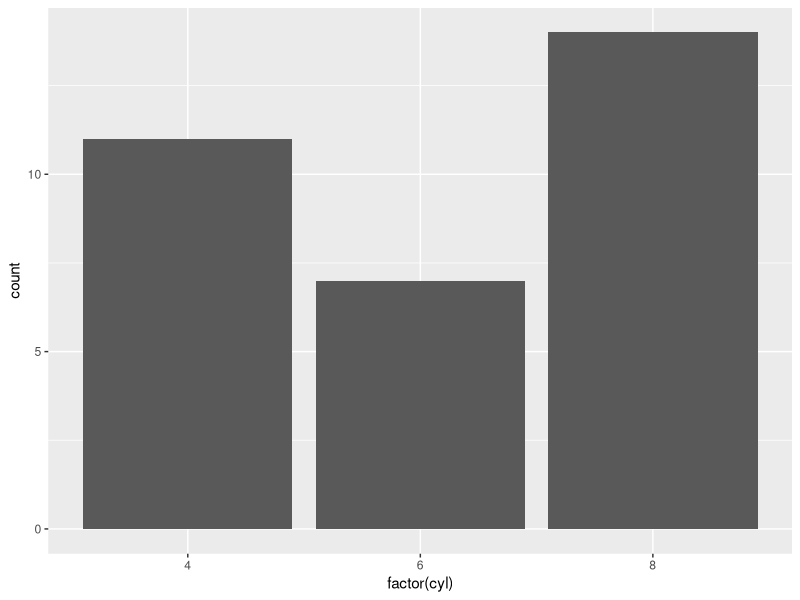
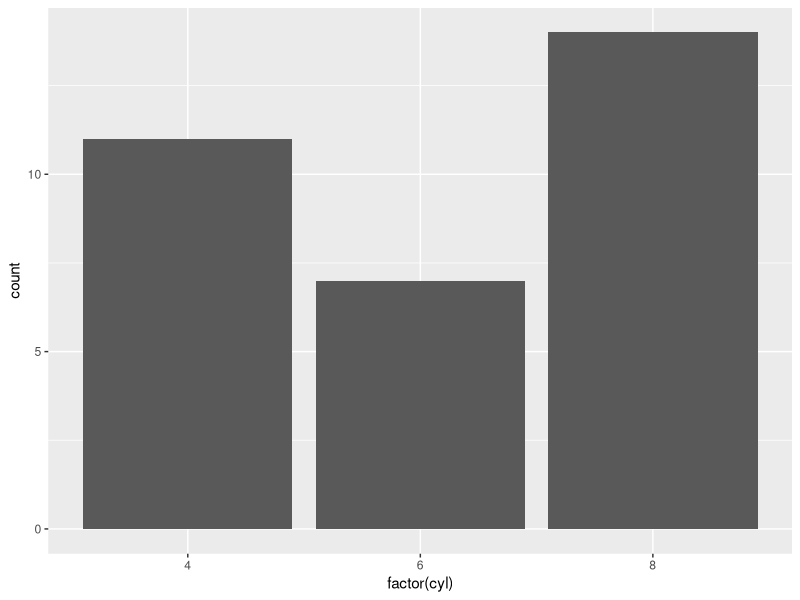

These charts were generated, in order, by the following R code:
## ---- chunk 1
knitr::opts_chunk$set(echo = TRUE)
## ---- chunk 2
1+8
300000000/8375
17*6/2
## ---- chunk 3
#install.packages("tidyverse")
library("tidyverse")
## ---- chunk 4
ggplot(mtcars, aes(x = factor(cyl))) +
    geom_bar()
## ---- chunk 5
ggplot(mtcars, aes(x = factor(cyl))) +
    geom_bar()
